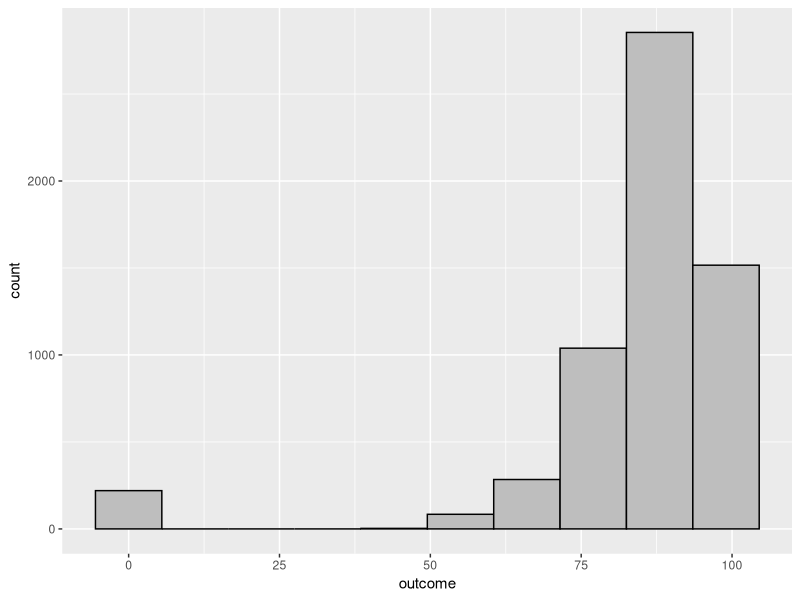
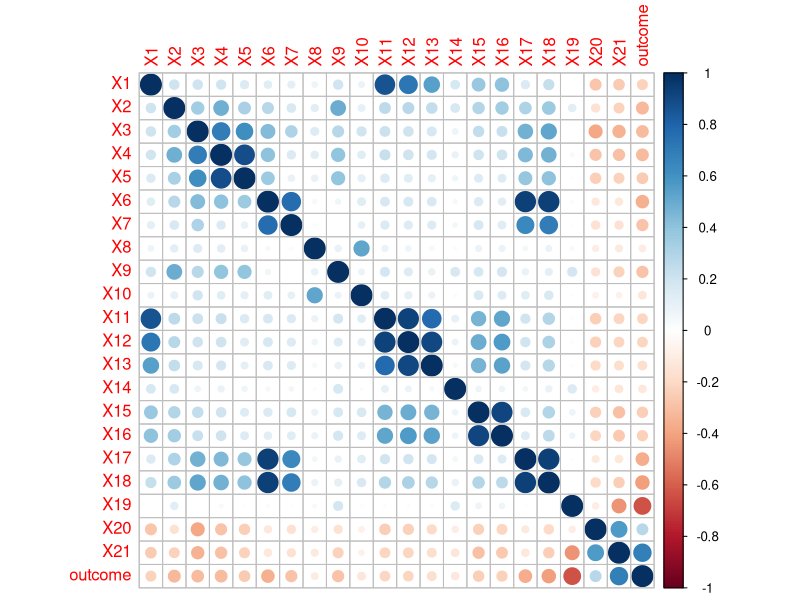
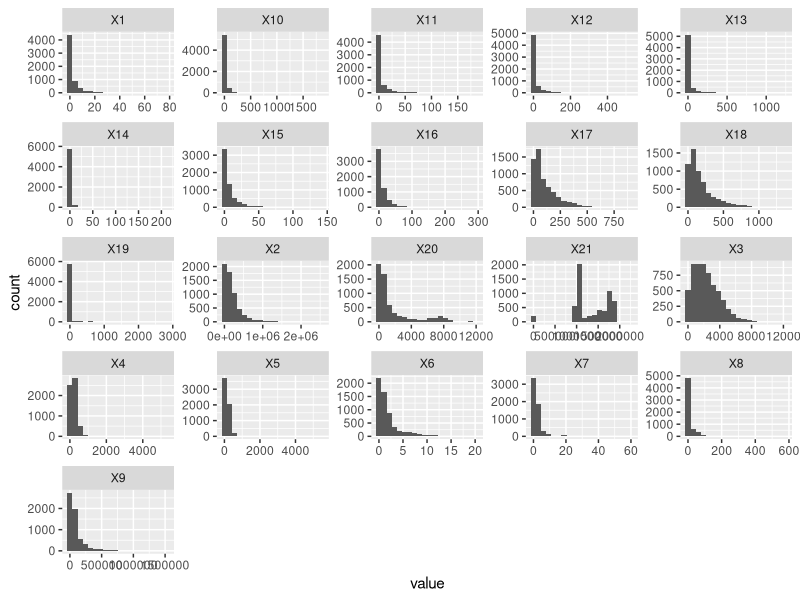
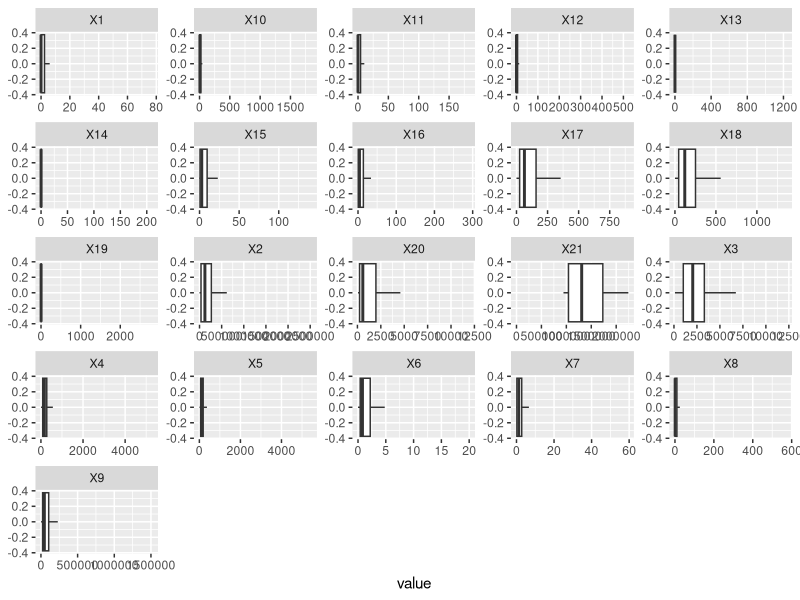

Source code (R) for these figures, in order: (Note: this script raises an error after producing the figures.)
## ---- chunk 1
knitr::opts_chunk$set(echo = TRUE)
## ---- chunk 2
library(tidyverse)
library(purrr)
library(tidyr)
library(ggpubr)
library(caret)
library(ggplot2)
library(lattice)
library(skimr)
## ---- chunk 3
# Input the competition-data.csv to train our model
df <- read.csv("competition-data.csv")
## ---- chunk 4
# Separate the predictors (df_x) and outcome (df_y)
df_x <- df %>%
  select(-outcome)

df_y <- df$outcome
## ---- chunk 5
# Distribution of the outcome
ggplot(df, aes(x = outcome)) +
  geom_histogram(bins = 10, color="black", fill="grey")
## ---- chunk 6
skim(df)
## ---- chunk 7
# Make a correlation plot
corrplot::corrplot(cor(df))
## ---- chunk 8
df_x %>%
  keep(is.numeric) %>% 
  gather() %>% 
  ggplot(aes(value)) +
    facet_wrap(~ key, scales = "free") +
    geom_histogram(bins = 20)
df_x %>%
  keep(is.numeric) %>% 
  gather() %>% 
  ggplot(aes(value)) +
    facet_wrap(~ key, scales = "free") +
    geom_boxplot(outlier.shape = NA)
## ---- chunk 9
feature_plot_df <- df_x_1 %>%
  mutate(outcome = df$outcome) %>%
  pivot_longer(cols=colnames(df_x_1))
## ---- chunk 10
feature_plots <- ggplot(feature_plot_df, aes(x=value, y=outcome)) + 
  geom_point(alpha=0.3, size=0.4) + 
  geom_smooth(method='lm', size=0.4, se = F)+
  facet_wrap( ~ name, scales="free") +
  labs(y = "Response of defaulting")+
  theme(text = element_text(size = 8))
feature_plots
## ---- chunk 11
# Threshold for X19
ggplot(df, aes(x = X19, y = outcome)) +
  geom_point()+
  geom_vline(xintercept = 50, color = "blue") +
  annotate(geom="text", x=150, y=50, label="X19 = 50",
              color="blue")+
  theme_classic()

# Threshold for X20
ggplot(df, aes(x = X20, y = outcome)) +
  geom_point()+
  geom_vline(xintercept = 100, color = "blue") +
  annotate(geom="text", x=550, y=25, label="X20 = 100",
              color="blue")+
  theme_classic()

# Threshold for X21
ggplot(df, aes(x = X21, y = outcome)) +
  geom_point()+
  geom_vline(xintercept = 50000, color = "blue") +
  annotate(geom="text", x=180000, y=25, label="X21 = 50000",
              color="blue")+
  theme_classic()
## ---- chunk 12
# figure out the existing of threshold which cause the outcome = 0
# we calculate the number of rows which satisfy both of the conditions: (X >= or <= "threshold") and (outcome = 0)
# we divide above result by number of rows that outcome = 0
# we get the percentage of how that predictor influence the outcome

x19_p <- nrow(filter(df, (df$X19 >= 50) & (df$outcome == 0))) / nrow(filter(df, df$outcome == 0))
x20_p <- nrow(filter(df, (df$X20 <= 100) & (df$outcome == 0))) / nrow(filter(df, df$outcome == 0))
x21_p <- nrow(filter(df, (df$X21 <= 1000) & (df$outcome == 0))) / nrow(filter(df, df$outcome == 0))
c(x19_p,x20_p,x21_p)
## ---- chunk 13
# preprocess 1 (adding additional X19_2, X20_2, X21_2 as "categorical" variables, which 0 represents smaller than threshold, and 1 represents larger)
df_x_1 <- df_x %>%
  mutate(X19_2 = ifelse(df_x$X19 < 50, 0, 1), 
         X20_2 = ifelse(df_x$X20 < 100, 0, 1), 
         X21_2 = ifelse(df_x$X21 < 1000, 0, 1),
         # 3/22 Adding 2 sum up predictors, in order to reduce the noise caused by a single indicator
         Xadd1 = df_x$X1 + df_x$X11 + df_x$X12 + df_x$X13,
         Xadd2 = df_x$X3 + df_x$X4 + df_x$X5)
  
# And we get our preprocessed x data
## ---- chunk 14
# Use fold = 4 in order to estimate the real generalization RMSE (since we use 6k training data to predict 2k test-x-values = 3:1)
set.seed(1)
folds <- createFolds(df_new_y, k = 4, returnTrain = TRUE)
ctrl <- trainControl(method = "cv", index = folds)
## ---- chunk 15
# Use fold = 10 in order to estimate the ideal generalization RMSE (we probably might not get this good)
set.seed(1)
folds2 <- createFolds(df_new_y, k = 10, returnTrain = TRUE)
ctrl2 <- trainControl(method = "cv", index = folds2)
## ---- chunk 16
set.seed(1)
cartTune <- train(x = df_x_1, y = df_y,
                  method = "rpart",
                  tuneLength = 15,
                  trControl = ctrl2)
cartTune$results
plot(cartTune)
## ---- chunk 17
mtryGrid <- data.frame(
  mtry = floor(seq(10, 20, length = 11))
  )
## ---- chunk 18
set.seed(1)
# Comparison group : No preprocess applied
rfTune_comp <- train(x = df_x, y = df_y,
                method = "rf",
                tuneGrid = mtryGrid,
                ntree = 100,
                importance = TRUE,
                trControl = ctrl)

# Test group1 : Preprocess applied, cv fold = 4
rfTune_test1 <- train(x = df_x_1, y = df_y,
                method = "rf",
                tuneGrid = mtryGrid,
                ntree = 100,
                preProcess = c("center", "scale"),
                importance = TRUE,
                trControl = ctrl)

# Test group2 : Preprocess applied, cv fold = 10
rfTune_test2 <- train(x = df_x_1, y = df_y,
                method = "rf",
                tuneGrid = mtryGrid,
                ntree = 100,
                preProcess = c("center", "scale"),
                importance = TRUE,
                trControl = ctrl2)
## ---- chunk 19
# Plot the result and comparison
ggplot(rfTune_comp, aes(x = mtry, y = RMSE)) +
  geom_point(data = rfTune_test1$results)+
  geom_line(data = rfTune_test1$results, color = "blue")+
  geom_point(data = rfTune_test2$results)+
  geom_line(data = rfTune_test2$results, color = "green")+
  annotate(geom="text", x=15, y=2.5, label="test1",
              color="blue")+
  annotate(geom="text", x=15, y=2.475, label="test2",
              color="green")+
  annotate(geom="text", x=15, y=2.54, label="comparison")+
  theme_classic()

# The best tune of each model (estimate generalization error)
comp_table <- rbind(filter(rfTune_comp$results, RMSE == min(RMSE)),
                         filter(rfTune_test1$results, RMSE == min(RMSE)),
                         filter(rfTune_test2$results, RMSE == min(RMSE)))

comp_table
## ---- chunk 20
# Feature importance estimate
g1 <- ggplot(varImp(rfTune_comp)) +
  theme_classic()
g2 <- ggplot(varImp(rfTune_test1)) +
  theme_classic()
g3 <- ggplot(varImp(rfTune_test2)) +
  theme_classic()
ggarrange(g1, g2, g3, ncol = 3)
## ---- chunk 21
# Output a csv file with our prediction
df_test <- read.csv("competition-test-x-values.csv") %>%
  mutate(X19_2 = ifelse(df_test$X19 < 50, 0, 1), 
         X20_2 = ifelse(df_test$X20 < 100, 0, 1), 
         X21_2 = ifelse(df_test$X21 < 1000, 0, 1),
         Xadd1 = df_test$X1 + df_test$X11 + df_test$X12 + df_test$X13,
         Xadd2 = df_test$X3 + df_test$X4 + df_test$X5)

result <- as.data.frame(predict(rfTune_test2, df_test))

write.table(result,
            file = "competition-test-outcome.csv",
            row.names = FALSE,
            col.names = "outcome")
